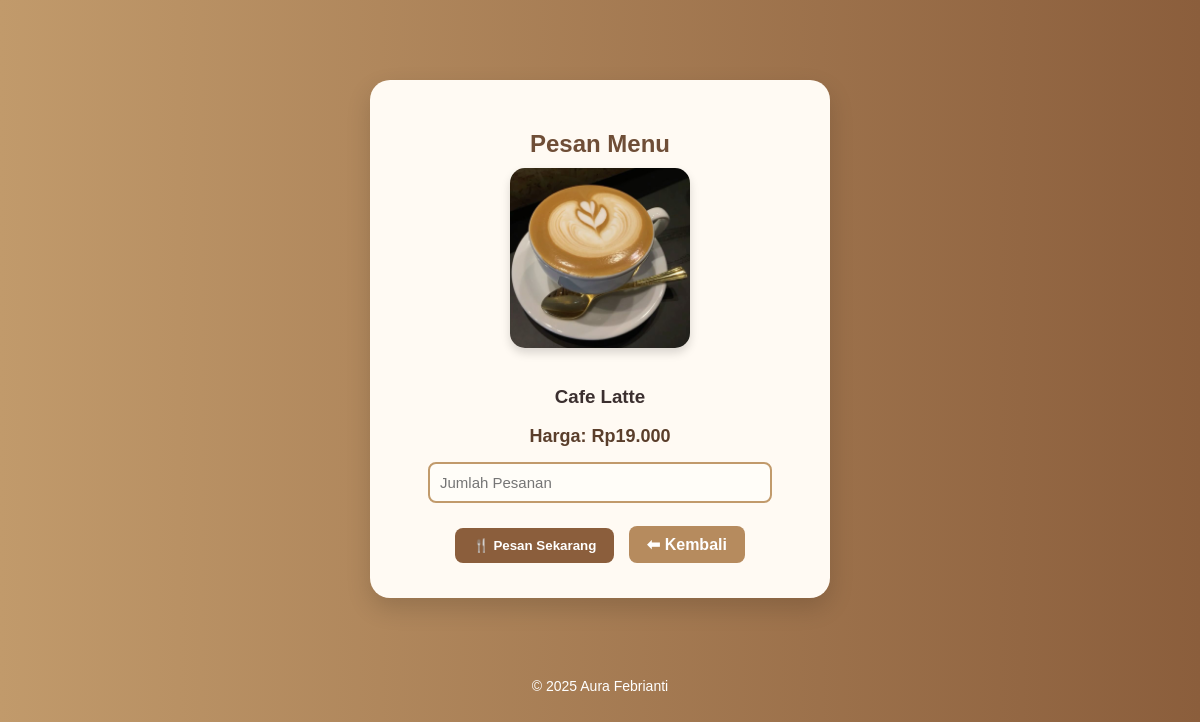
The app's page /customer/order.php?id=1 (signed in) with its own data.
### tables this page shows
CREATE TABLE `menu` (
  `id` int(11) NOT NULL,
  `name` varchar(100) DEFAULT NULL,
  `category` varchar(50) DEFAULT NULL,
  `price` decimal(10,2) DEFAULT NULL,
  `image` varchar(255) DEFAULT NULL,
  `description` text DEFAULT NULL
);

### customer/order.php (the view, shortened to what this page needs)
<?php
include '../config/db.php';
$id = intval($_GET['id']);
$menu = mysqli_fetch_assoc(mysqli_query($conn, "SELECT * FROM menu WHERE id='$id'"));
?>
<!DOCTYPE html>
<html lang="id">
<head>
</head>
<body>
<div class="container">
  <h2>Pesan Menu</h2>
  <?php if(!empty($menu['image'])) { ?>
      <img src="../uploads/menu/<?= htmlspecialchars($menu['image']) ?>" alt="<?= htmlspecialchars($menu['name']) ?>">
  <?php } ?>
  <h3><?= htmlspecialchars($menu['name']) ?></h3>
  <p class="price">Harga: Rp<?= number_format($menu['price'], 0, ',', '.') ?></p>
  <form method="POST" onsubmit="return confirm('Anda yakin ingin memesan menu ini?')">
      <input type="number" name="qty" placeholder="Jumlah Pesanan" required min="1">
      <br>
      <button type="submit" name="order">🍴 Pesan Sekarang</button>
      <a href="index.php" class="btn">⬅ Kembali</a>
  </form>
</div>
<footer>
  &copy; <?= date('Y'); ?> Aura Febrianti
</footer>
</body>
</html>

### customer/order.php (style rules this page uses)
body { font-family: 'Poppins', sans-serif; background: linear-gradient(to right, #c19a6b, #8b5e3c); margin: 0; padding: 0; color: #3b2f2f; }
.container { background: #fffaf3; width: 400px; margin: 80px auto; padding: 30px; border-radius: 20px; box-shadow: 0 10px 25px rgba(0,0,0,0.15); text-align: center; }
h2 { color: #6f4e37; margin-bottom: 10px; }
img { width: 180px; height: 180px; object-fit: cover; border-radius: 15px; margin-bottom: 15px; box-shadow: 0 5px 10px rgba(0,0,0,0.15); }
.price { font-size: 18px; color: #5a3e2b; font-weight: 600; margin-bottom: 15px; }
input[type="number"] { width: 80%; padding: 10px; border: 2px solid #c19a6b; border-radius: 8px; margin-bottom: 20px; font-size: 15px; background: #fffdf8; }
button, a.btn { background: #8b5e3c; color: white; border: none; padding: 10px 18px; border-radius: 8px; cursor: pointer; text-decoration: none; font-weight: 600; margin: 5px; }
a.btn { background: #b68b5e; }
footer { text-align: center; color: white; font-size: 14px; margin-top: 40px; }

### records on screen
menu: image (picture), name "Cafe Latte", price "19.000"
